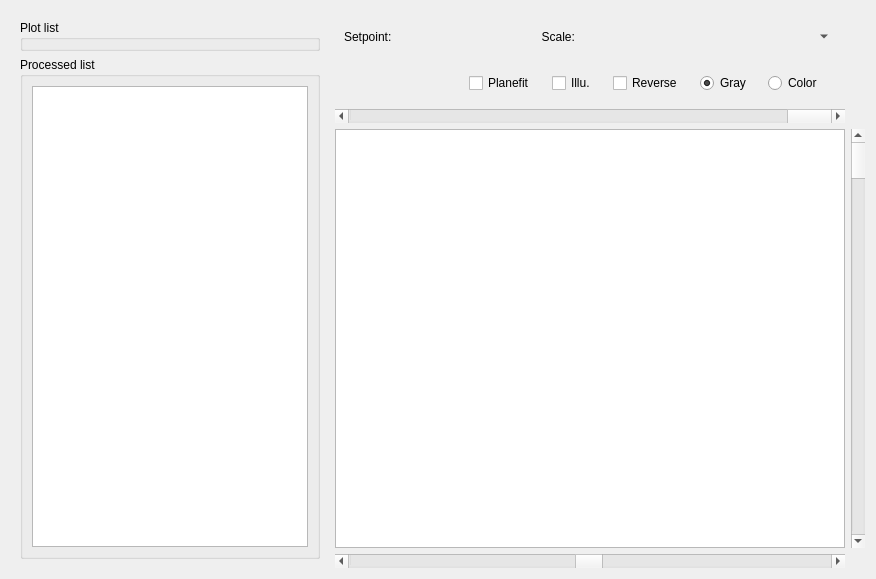
<?xml version="1.0" encoding="UTF-8"?>
<ui version="4.0">
 <class>Graph</class>
 <widget class="QWidget" name="Graph">
  <property name="geometry">
   <rect>
    <x>0</x>
    <y>0</y>
    <width>876</width>
    <height>579</height>
   </rect>
  </property>
  <property name="windowTitle">
   <string>Graph</string>
  </property>
  <property name="windowIcon">
   <iconset resource="logo.qrc">
    <normaloff>:/menuIcon/data/penguin_2.png</normaloff>:/menuIcon/data/penguin_2.png</iconset>
  </property>
  <layout class="QGridLayout" name="gridLayout">
   <item row="4" column="1">
    <widget class="GraphicsLayoutWidget" name="graphicsView">
     <property name="minimumSize">
      <size>
       <width>400</width>
       <height>400</height>
      </size>
     </property>
     <property name="maximumSize">
      <size>
       <width>9999</width>
       <height>9999</height>
      </size>
     </property>
    </widget>
   </item>
   <item row="0" column="0" rowspan="6">
    <widget class="QWidget" name="widget_2" native="true">
     <layout class="QGridLayout" name="gridLayout_3">
      <item row="0" column="0">
       <widget class="QGroupBox" name="groupBox">
        <property name="sizePolicy">
         <sizepolicy hsizetype="Maximum" vsizetype="Preferred">
          <horstretch>0</horstretch>
          <verstretch>0</verstretch>
         </sizepolicy>
        </property>
        <property name="minimumSize">
         <size>
          <width>300</width>
          <height>0</height>
         </size>
        </property>
        <property name="maximumSize">
         <size>
          <width>16777215</width>
          <height>16777215</height>
         </size>
        </property>
        <property name="title">
         <string>Plot list</string>
        </property>
       </widget>
      </item>
      <item row="1" column="0">
       <widget class="QGroupBox" name="groupBox_2">
        <property name="sizePolicy">
         <sizepolicy hsizetype="Maximum" vsizetype="Preferred">
          <horstretch>0</horstretch>
          <verstretch>0</verstretch>
         </sizepolicy>
        </property>
        <property name="minimumSize">
         <size>
          <width>300</width>
          <height>0</height>
         </size>
        </property>
        <property name="maximumSize">
         <size>
          <width>16777215</width>
          <height>16777215</height>
         </size>
        </property>
        <property name="title">
         <string>Processed list</string>
        </property>
        <layout class="QGridLayout" name="gridLayout_2">
         <item row="0" column="0">
          <widget class="QListWidget" name="listWidget_Processed">
           <property name="sizePolicy">
            <sizepolicy hsizetype="Minimum" vsizetype="Expanding">
             <horstretch>0</horstretch>
             <verstretch>0</verstretch>
            </sizepolicy>
           </property>
          </widget>
         </item>
        </layout>
       </widget>
      </item>
     </layout>
    </widget>
   </item>
   <item row="4" column="2">
    <widget class="QScrollBar" name="scrollBar_Energy">
     <property name="sizePolicy">
      <sizepolicy hsizetype="Fixed" vsizetype="Expanding">
       <horstretch>0</horstretch>
       <verstretch>0</verstretch>
      </sizepolicy>
     </property>
     <property name="toolTip">
      <string>Channel</string>
     </property>
     <property name="orientation">
      <enum>Qt::Vertical</enum>
     </property>
    </widget>
   </item>
   <item row="5" column="1">
    <widget class="QScrollBar" name="scrollBar_Contrast">
     <property name="sizePolicy">
      <sizepolicy hsizetype="Expanding" vsizetype="Fixed">
       <horstretch>0</horstretch>
       <verstretch>0</verstretch>
      </sizepolicy>
     </property>
     <property name="toolTip">
      <string>Contrast</string>
     </property>
     <property name="minimum">
      <number>1</number>
     </property>
     <property name="maximum">
      <number>400</number>
     </property>
     <property name="value">
      <number>200</number>
     </property>
     <property name="orientation">
      <enum>Qt::Horizontal</enum>
     </property>
    </widget>
   </item>
   <item row="3" column="1">
    <widget class="QScrollBar" name="scrollBar_Opacity">
     <property name="sizePolicy">
      <sizepolicy hsizetype="Expanding" vsizetype="Fixed">
       <horstretch>0</horstretch>
       <verstretch>0</verstretch>
      </sizepolicy>
     </property>
     <property name="toolTip">
      <string>Opacity</string>
     </property>
     <property name="maximum">
      <number>100</number>
     </property>
     <property name="value">
      <number>100</number>
     </property>
     <property name="orientation">
      <enum>Qt::Horizontal</enum>
     </property>
    </widget>
   </item>
   <item row="1" column="1">
    <widget class="QWidget" name="widget" native="true">
     <property name="sizePolicy">
      <sizepolicy hsizetype="Expanding" vsizetype="Maximum">
       <horstretch>0</horstretch>
       <verstretch>0</verstretch>
      </sizepolicy>
     </property>
     <property name="minimumSize">
      <size>
       <width>0</width>
       <height>40</height>
      </size>
     </property>
     <property name="maximumSize">
      <size>
       <width>16777215</width>
       <height>16777215</height>
      </size>
     </property>
     <layout class="QHBoxLayout" name="horizontalLayout">
      <property name="spacing">
       <number>7</number>
      </property>
      <property name="topMargin">
       <number>0</number>
      </property>
      <property name="bottomMargin">
       <number>0</number>
      </property>
      <item>
       <widget class="QLabel" name="label">
        <property name="sizePolicy">
         <sizepolicy hsizetype="Maximum" vsizetype="Preferred">
          <horstretch>0</horstretch>
          <verstretch>0</verstretch>
         </sizepolicy>
        </property>
        <property name="text">
         <string>Setpoint:</string>
        </property>
       </widget>
      </item>
      <item>
       <widget class="QLabel" name="label_Energy">
        <property name="text">
         <string/>
        </property>
       </widget>
      </item>
      <item>
       <widget class="QLabel" name="label_3">
        <property name="sizePolicy">
         <sizepolicy hsizetype="Maximum" vsizetype="Preferred">
          <horstretch>0</horstretch>
          <verstretch>0</verstretch>
         </sizepolicy>
        </property>
        <property name="text">
         <string>  Scale:</string>
        </property>
       </widget>
      </item>
      <item>
       <widget class="QLabel" name="label_Scale">
        <property name="text">
         <string/>
        </property>
       </widget>
      </item>
      <item>
       <widget class="QPushButton" name="pushButton_copy">
        <property name="sizePolicy">
         <sizepolicy hsizetype="Maximum" vsizetype="Fixed">
          <horstretch>0</horstretch>
          <verstretch>0</verstretch>
         </sizepolicy>
        </property>
        <property name="toolTip">
         <string>Clone (shift+C)</string>
        </property>
        <property name="text">
         <string/>
        </property>
        <property name="icon">
         <iconset resource="logo.qrc">
          <normaloff>:/toolbar/data/copy.png</normaloff>:/toolbar/data/copy.png</iconset>
        </property>
        <property name="flat">
         <bool>true</bool>
        </property>
       </widget>
      </item>
      <item>
       <widget class="QPushButton" name="pushButton_paste">
        <property name="sizePolicy">
         <sizepolicy hsizetype="Maximum" vsizetype="Fixed">
          <horstretch>0</horstretch>
          <verstretch>0</verstretch>
         </sizepolicy>
        </property>
        <property name="toolTip">
         <string>Stamp (shift+V)</string>
        </property>
        <property name="text">
         <string/>
        </property>
        <property name="icon">
         <iconset resource="logo.qrc">
          <normaloff>:/toolbar/data/paste.png</normaloff>:/toolbar/data/paste.png</iconset>
        </property>
        <property name="flat">
         <bool>true</bool>
        </property>
       </widget>
      </item>
      <item>
       <widget class="QToolButton" name="toolButton_ColorMap">
        <property name="toolTip">
         <string>Colormaps</string>
        </property>
        <property name="text">
         <string/>
        </property>
        <property name="popupMode">
         <enum>QToolButton::InstantPopup</enum>
        </property>
        <property name="autoRaise">
         <bool>true</bool>
        </property>
        <property name="arrowType">
         <enum>Qt::DownArrow</enum>
        </property>
       </widget>
      </item>
     </layout>
    </widget>
   </item>
   <item row="2" column="1">
    <widget class="QWidget" name="widget_3" native="true">
     <property name="sizePolicy">
      <sizepolicy hsizetype="Expanding" vsizetype="Maximum">
       <horstretch>0</horstretch>
       <verstretch>0</verstretch>
      </sizepolicy>
     </property>
     <property name="minimumSize">
      <size>
       <width>0</width>
       <height>40</height>
      </size>
     </property>
     <property name="maximumSize">
      <size>
       <width>16777215</width>
       <height>16777215</height>
      </size>
     </property>
     <layout class="QGridLayout" name="gridLayout_4">
      <property name="topMargin">
       <number>0</number>
      </property>
      <property name="bottomMargin">
       <number>0</number>
      </property>
      <item row="0" column="0">
       <widget class="QPushButton" name="pushButton_FullView">
        <property name="sizePolicy">
         <sizepolicy hsizetype="Maximum" vsizetype="Maximum">
          <horstretch>0</horstretch>
          <verstretch>0</verstretch>
         </sizepolicy>
        </property>
        <property name="toolTip">
         <string>Full view</string>
        </property>
        <property name="text">
         <string/>
        </property>
        <property name="icon">
         <iconset resource="logo.qrc">
          <normaloff>:/toolbar/data/full_view.png</normaloff>:/toolbar/data/full_view.png</iconset>
        </property>
        <property name="flat">
         <bool>true</bool>
        </property>
       </widget>
      </item>
      <item row="0" column="1">
       <widget class="QPushButton" name="pushButton_Rotate">
        <property name="sizePolicy">
         <sizepolicy hsizetype="Maximum" vsizetype="Fixed">
          <horstretch>0</horstretch>
          <verstretch>0</verstretch>
         </sizepolicy>
        </property>
        <property name="toolTip">
         <string>Rotate</string>
        </property>
        <property name="text">
         <string/>
        </property>
        <property name="icon">
         <iconset resource="logo.qrc">
          <normaloff>:/toolbar/data/rotate.png</normaloff>:/toolbar/data/rotate.png</iconset>
        </property>
        <property name="flat">
         <bool>true</bool>
        </property>
       </widget>
      </item>
      <item row="0" column="3">
       <widget class="QCheckBox" name="checkBox_Illuminated">
        <property name="sizePolicy">
         <sizepolicy hsizetype="Maximum" vsizetype="Fixed">
          <horstretch>0</horstretch>
          <verstretch>0</verstretch>
         </sizepolicy>
        </property>
        <property name="text">
         <string>Illu.</string>
        </property>
       </widget>
      </item>
      <item row="0" column="5">
       <widget class="QRadioButton" name="radioButton_Gray">
        <property name="sizePolicy">
         <sizepolicy hsizetype="Maximum" vsizetype="Fixed">
          <horstretch>0</horstretch>
          <verstretch>0</verstretch>
         </sizepolicy>
        </property>
        <property name="text">
         <string>Gray</string>
        </property>
        <property name="checked">
         <bool>true</bool>
        </property>
       </widget>
      </item>
      <item row="0" column="2">
       <widget class="QCheckBox" name="checkBox_PlaneFit">
        <property name="sizePolicy">
         <sizepolicy hsizetype="Maximum" vsizetype="Fixed">
          <horstretch>0</horstretch>
          <verstretch>0</verstretch>
         </sizepolicy>
        </property>
        <property name="text">
         <string>Planefit</string>
        </property>
       </widget>
      </item>
      <item row="0" column="4">
       <widget class="QCheckBox" name="checkBox_Reverse">
        <property name="sizePolicy">
         <sizepolicy hsizetype="Maximum" vsizetype="Fixed">
          <horstretch>0</horstretch>
          <verstretch>0</verstretch>
         </sizepolicy>
        </property>
        <property name="text">
         <string>Reverse</string>
        </property>
       </widget>
      </item>
      <item row="0" column="6">
       <widget class="QRadioButton" name="radioButton_Color">
        <property name="sizePolicy">
         <sizepolicy hsizetype="Maximum" vsizetype="Fixed">
          <horstretch>0</horstretch>
          <verstretch>0</verstretch>
         </sizepolicy>
        </property>
        <property name="text">
         <string>Color</string>
        </property>
       </widget>
      </item>
     </layout>
    </widget>
   </item>
  </layout>
 </widget>
 <customwidgets>
  <customwidget>
   <class>GraphicsLayoutWidget</class>
   <extends>QGraphicsView</extends>
   <header location="global">pyqtgraph</header>
  </customwidget>
 </customwidgets>
 <resources>
  <include location="logo.qrc"/>
 </resources>
 <connections/>
</ui>
